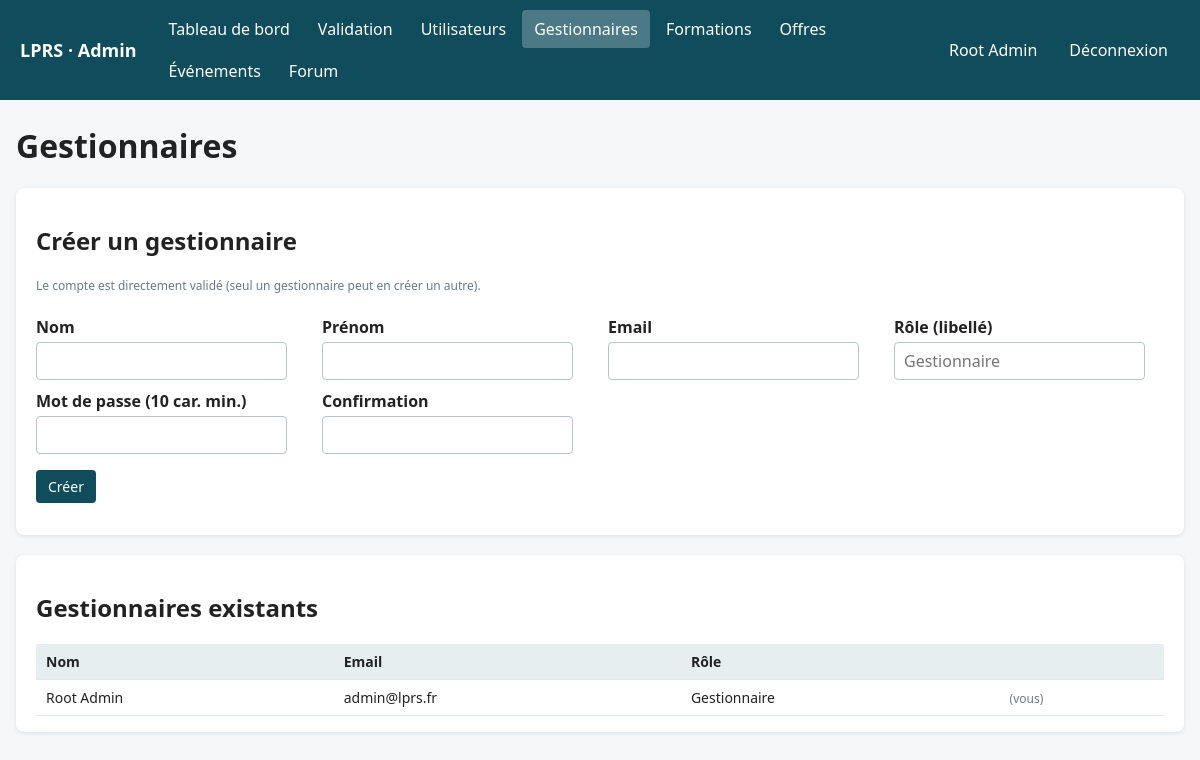
Page /src/admin/gestionnaires.php (signed in) on the committed database.
### tables this page shows
CREATE TABLE IF NOT EXISTS `utilisateur` (
                                             `id_utilisateur` int NOT NULL AUTO_INCREMENT,
                                             `nom` varchar(100) NOT NULL,
    `prenom` varchar(100) NOT NULL,
    `email` varchar(150) NOT NULL,
    `mot_de_passe` varchar(255) NOT NULL,
    `type_profil` varchar(30) NOT NULL,
    `statut_validation` varchar(30) DEFAULT 'En attente',
    PRIMARY KEY (`id_utilisateur`),
    UNIQUE KEY `email` (`email`)
    );

CREATE TABLE IF NOT EXISTS `gestionnaire` (
                                              `id_utilisateur` int NOT NULL,
                                              `role` varchar(100) DEFAULT NULL,
    PRIMARY KEY (`id_utilisateur`)
    );

### src/admin/outils.php (called while the page is built, shortened)
<?php
function e($texte)
{
    return htmlspecialchars((string)$texte, ENT_QUOTES, 'UTF-8');
}

### src/admin/garde_admin.php (called while the page is built, shortened)
<?php
require_once __DIR__ . '/outils.php';
$bdd = (new Bdd())->getConnexionBdd();
$requete = $bdd->prepare(
    "SELECT id_utilisateur, nom, prenom
     FROM utilisateur
     WHERE id_utilisateur = :id
       AND type_profil = 'gestionnaire'
       AND statut_validation = 'Validé'"
);
$requete->execute(['id' => $_SESSION['user_id']]);
$adminConnecte = $requete->fetch(PDO::FETCH_ASSOC);

### src/admin/gestionnaires.php (the view, shortened to what this page needs)
<?php
require_once __DIR__ . '/garde_admin.php';
$gestionnaires = $bdd->query(
    "SELECT u.id_utilisateur, u.nom, u.prenom, u.email, g.role
     FROM utilisateur u
     LEFT JOIN gestionnaire g ON g.id_utilisateur = u.id_utilisateur
     WHERE u.type_profil = 'gestionnaire'
     ORDER BY u.nom"
)->fetchAll(PDO::FETCH_ASSOC);
$titrePage = 'Gestionnaires';
require __DIR__ . '/entete.php';
?>
<div class="carte">
    <h2>Créer un gestionnaire</h2>
    <p class="petit">Le compte est directement validé (seul un gestionnaire peut en créer un autre).</p>
    <form method="post">
        <div class="grille-form">
            <div><label>Nom</label><input name="nom" required></div>
            <div><label>Prénom</label><input name="prenom" required></div>
            <div><label>Email</label><input type="email" name="email" required></div>
            <div><label>Rôle (libellé)</label><input name="role" placeholder="Gestionnaire"></div>
            <div><label>Mot de passe (10 car. min.)</label><input type="password" name="mot_de_passe" required></div>
            <div><label>Confirmation</label><input type="password" name="mot_de_passe_confirm" required></div>
        </div>
        <p><button type="submit">Créer</button></p>
    </form>
</div>
<div class="carte">
    <h2>Gestionnaires existants</h2>
    <div class="defilement">
        <table>
            <tr><th>Nom</th><th>Email</th><th>Rôle</th><th></th></tr>
            <?php foreach ($gestionnaires as $g): ?>
                <tr>
                    <td><?= e($g['prenom'] . ' ' . $g['nom']) ?></td>
                    <td><?= e($g['email']) ?></td>
                    <td><?= e($g['role']) ?></td>
                    <td>
                        <?php if ((int)$g['id_utilisateur'] === (int)$adminConnecte['id_utilisateur']): ?>
                            <span class="petit">(vous)</span>
                        <?php else: ?>
                            <a class="bouton gris" href="utilisateurs.php?type=gestionnaire">Gérer</a>
                        <?php endif; ?>
                    </td>
                </tr>
            <?php endforeach; ?>
        </table>
    </div>
</div>
<?php require __DIR__ . '/pied.php'; ?>

### src/admin/entete.php (shortened to what this page needs)
<?php
$pageCourante = basename($_SERVER['SCRIPT_NAME']);
$menu = [
    'dashboard.php'     => 'Tableau de bord',
    'validation.php'    => 'Validation',
    'utilisateurs.php'  => 'Utilisateurs',
    'gestionnaires.php' => 'Gestionnaires',
    'formations.php'    => 'Formations',
    'offres.php'        => 'Offres',
    'evenements.php'    => 'Événements',
    'forum.php'         => 'Forum',
];
?>
<!DOCTYPE html>
<html lang="fr">
<head>
</head>
<body>
<header>
    <span class="logo">LPRS · Admin</span>
    <nav>
        <?php foreach ($menu as $fichier => $libelle): ?>
            <a href="<?= e($fichier) ?>" class="<?= $pageCourante === $fichier ? 'actif' : '' ?>">
                <?= e($libelle) ?>
            </a>
        <?php endforeach; ?>
    </nav>
    <span><?= e($adminConnecte['prenom'] . ' ' . $adminConnecte['nom']) ?></span>
    <a class="quitter" href="../traitement/Logout.php">Déconnexion</a>
</header>
<main>
    <h1><?= e($titrePage ?? 'Administration') ?></h1>

### src/admin/entete.php (style rules this page uses)
body { margin: 0; font-family: system-ui, sans-serif; background: #f5f7f8; color: #222; }
header { background: #0f4c5c; color: #fff; display: flex; flex-wrap: wrap; align-items: center; gap: 8px 20px; padding: 10px 20px; }
header .logo { font-weight: bold; font-size: 18px; }
header nav { display: flex; flex-wrap: wrap; gap: 4px; flex: 1; }
header nav a, header .quitter { color: #fff; text-decoration: none; padding: 8px 12px; border-radius: 4px; }
header nav a.actif { background: rgba(255,255,255,.25); }
main { max-width: 1200px; margin: 24px auto; padding: 0 16px; }
h1 { margin-top: 0; }
.carte { background: #fff; border-radius: 8px; padding: 16px 20px; box-shadow: 0 1px 4px rgba(0,0,0,.1); margin-bottom: 20px; }
.defilement { overflow-x: auto; }
table { width: 100%; border-collapse: collapse; background: #fff; }
th, td { text-align: left; padding: 8px 10px; border-bottom: 1px solid #e3e8ea; vertical-align: top; font-size: 14px; }
th { background: #e6eef0; }
input, select, textarea { padding: 7px 9px; border: 1px solid #b8c4c8; border-radius: 4px; font: inherit; box-sizing: border-box; }
label { display: block; margin: 10px 0 4px; font-weight: 600; }
button, .bouton { padding: 7px 12px; border: none; border-radius: 4px; cursor: pointer; background: #0f4c5c; color: #fff; text-decoration: none; font: inherit; font-size: 14px; display: inline-block; }
.grille-form { display: grid; grid-template-columns: repeat(auto-fit, minmax(220px, 1fr)); gap: 0 16px; }
.petit { color: #6c7a80; font-size: 12px; }

### rows in the picture
utilisateur: prenom+nom "Root Admin", email "admin@lprs.fr", gestionnaire.role "Gestionnaire", shows "(vous)"

### other values in the picture
$libelle "Tableau de bord"
$libelle "Validation"
$libelle "Utilisateurs"
$libelle "Gestionnaires"
$libelle "Formations"
$libelle "Offres"
$libelle "Événements"
$libelle "Forum"
$titrePage "Gestionnaires"
